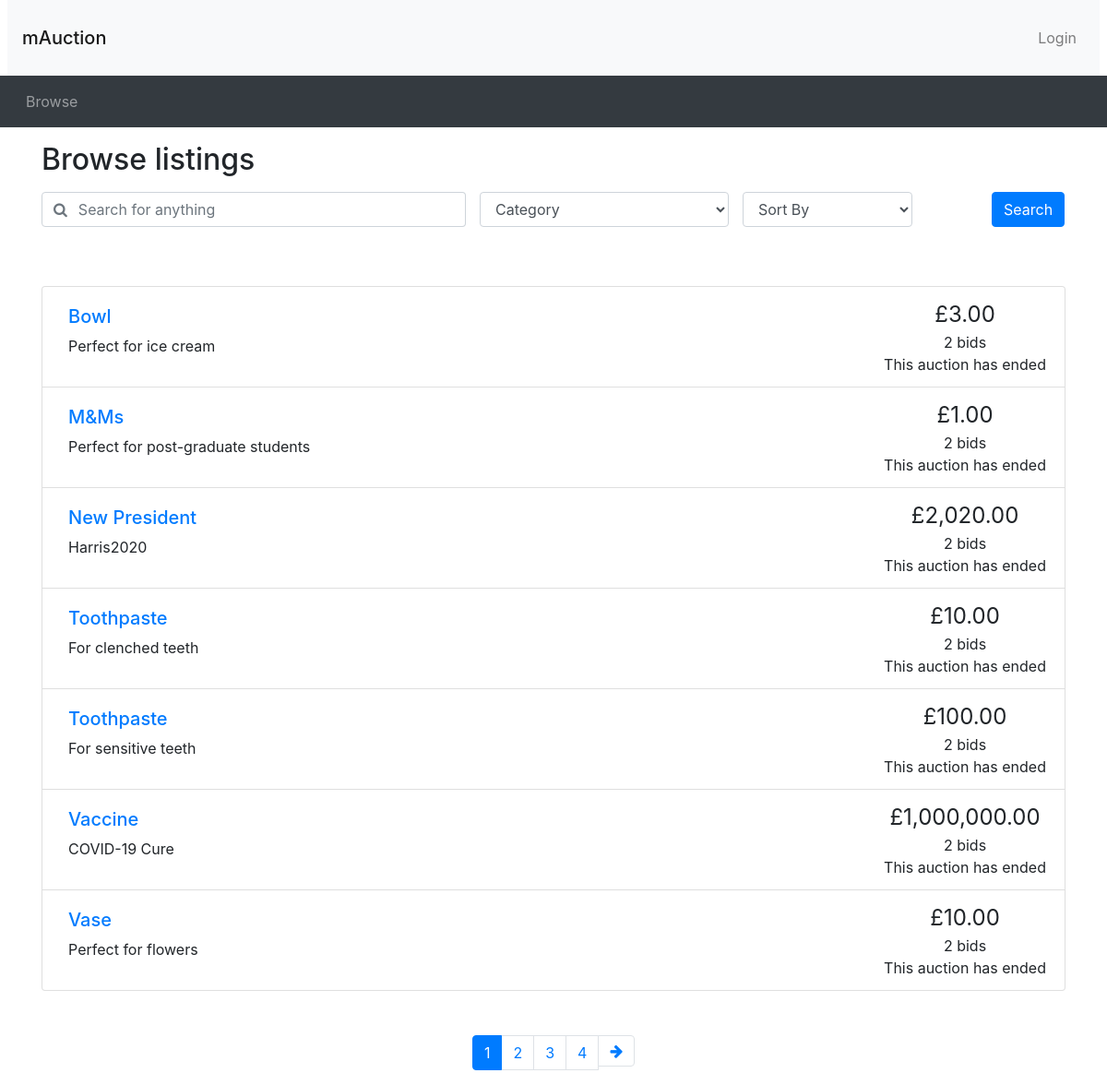
Page /browse.php on the earlier database version.
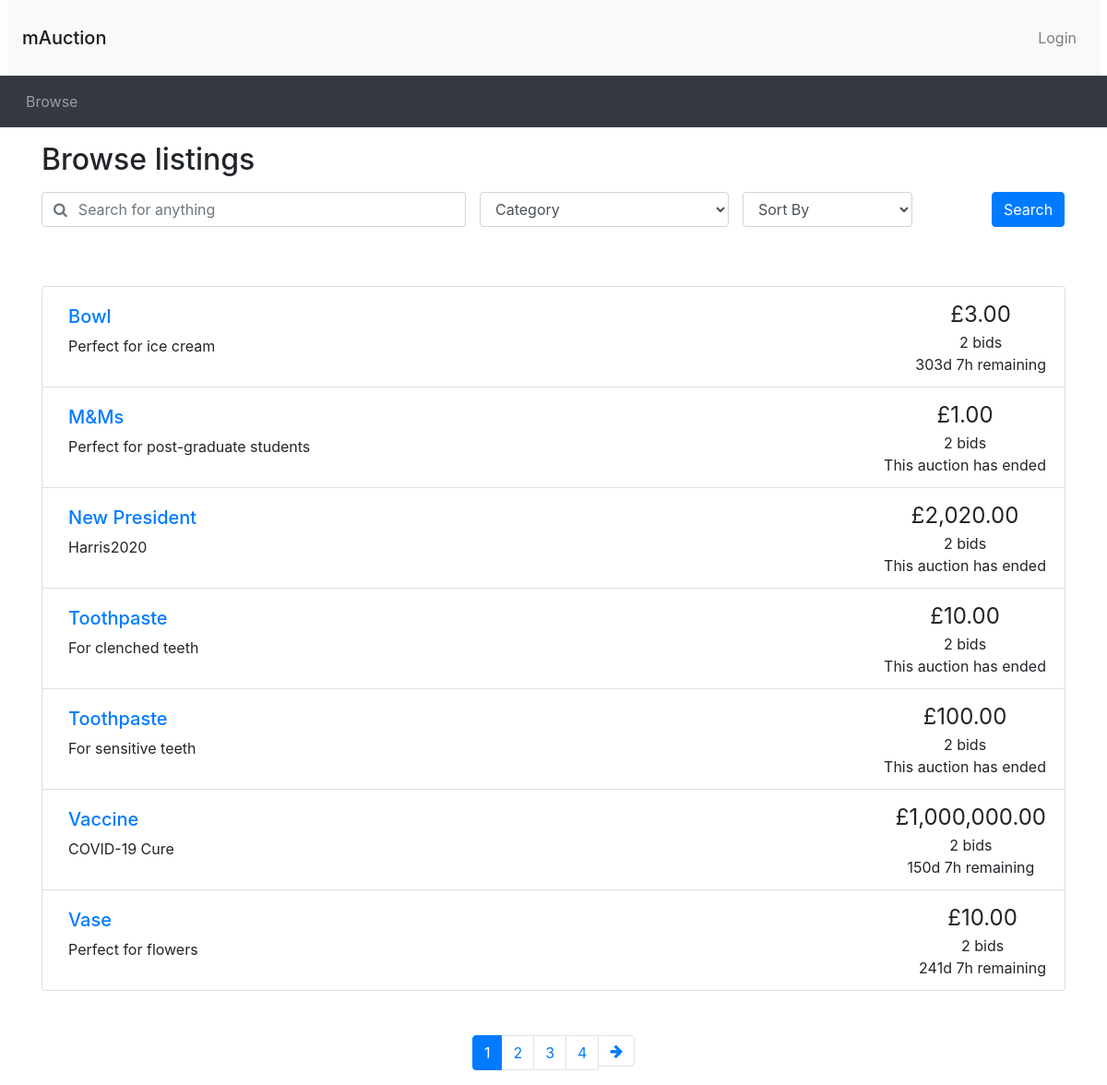
Same page on the later database version.
### tables this page shows
CREATE TABLE auction (
saleItemID INT NOT NULL AUTO_INCREMENT,
photo LONGBLOB NULL,
itemName VARCHAR(200) NOT NULL,
userName VARCHAR(45) NOT NULL, 
category VARCHAR(100) NOT NULL,
startPrice DECIMAL NOT NULL,
description VARCHAR(300) NOT NULL, 
reservePrice DECIMAL NULL, 
endDate DATETIME NOT NULL, 
delivery VARCHAR(20) NOT NULL, 
itemCondtion VARCHAR(30) NOT NULL, 
PRIMARY KEY (saleItemID));

### utilities.php (the view, shortened to what this page needs)
<?php
function display_time_remaining($interval) {
    if ($interval->days == 0 && $interval->h == 0) {
      $time_remaining = $interval->format('%im %Ss');
    }
    else if ($interval->days == 0) {
      $time_remaining = $interval->format('%hh %im');
    }
    else {
      $time_remaining = $interval->format('%ad %hh');
    }
  return $time_remaining;
}
function print_listing_li($item_id, $title, $desc, $price, $num_bids, $endDate)
{
  if (strlen($desc) > 250) {
    $desc_shortened = substr($desc, 0, 250) . '...';
  }
  else {
    $desc_shortened = $desc;
  }
  if ($num_bids == 1) {
    $bid = ' bid';
  }
  else {
    $bid = ' bids';
  }
  $end_time = new DateTime($endDate);
  $now = new DateTime("now");
  if ($now > $end_time) {
    $time_remaining = 'This auction has ended';
  }
  else {
    $time_to_end = date_diff($now, $end_time);
    $time_remaining = display_time_remaining($time_to_end) . ' remaining';
  }
  echo('
    <li class="list-group-item d-flex justify-content-between">
    <div class="p-2 mr-5"><h5><a href="listing.php?item_id=' . $item_id . '">' . $title . '</a></h5>' . $desc_shortened . '</div>
    <div class="text-center text-nowrap"><span style="font-size: 1.5em">£' . number_format($price, 2) . '</span><br/>' . $num_bids . $bid . '<br/>' . $time_remaining . '</div>
  </li>'
  );
}
?>

### header.php (shortened to what this page needs)
<!doctype html>
<html lang="en">
<head>
  <link rel="stylesheet" href="css/bootstrap.min.css">
  <link rel="stylesheet" href="https://cdnjs.cloudflare.com/ajax/libs/font-awesome/4.7.0/css/font-awesome.min.css">
  <link rel="stylesheet" href="css/custom.css">
</head>
<body>
<nav class="navbar navbar-expand-lg navbar-light bg-light mx-2">
  <h3 class="my-3"><a class="navbar-brand" href="browse.php">mAuction</a></h3>
  <ul class="navbar-nav ml-auto">
    <li class="nav-item">
<?php
if (isset($_SESSION['logged_in']) && $_SESSION['logged_in'] == true) {
  echo '<a class="nav-link" href="logout.php">Logout</a>';
}
else {
  echo '<button type="button" class="btn nav-link" data-toggle="modal" data-target="#loginModal">Login</button>';
}
?>
    </li>
  </ul>
</nav>
<nav class="navbar navbar-expand-lg navbar-dark bg-dark">
  <ul class="navbar-nav align-middle">
	<li class="nav-item mx-1">
      <a class="nav-link" href="browse.php">Browse</a>
    </li>
  </ul>
</nav>

### browse.php (shortened to what this page needs)
<?php
include 'connection.php';
?>
<?php include_once("header.php") ?>
<?php require("utilities.php") ?>
<div class="container">
  <h2 class="my-3">Browse listings</h2>
  <div id="searchSpecs">
    <form method="get">
      <div class="row">
        <div class="col-md-5 pr-0">
          <div class="form-group">
            <div class="input-group">
              <div class="input-group-prepend">
                <span class="input-group-text bg-transparent pr-0 text-muted">
                  <i class="fa fa-search"></i>
                </span>
              </div>
              <input type="text" class="form-control border-left-0" id="keyword" name="keyword" placeholder="Search for anything">
            </div>
          </div>
        </div>
        <div class="col-md-3 pr-0">
          <div class="form-group">
            <select class="form-control" id="cat" name="cat">
              <option selected value="none">Category</option>
            </select>
          </div>
        </div>
        <div class="col-md-3 pr-0">
          <div class="form-inline">
            <select class="form-control" id="order_by" name="order_by">
              <option selected value="none">Sort By</option>
            </select>
          </div>
        </div>
        <div class="col-md-1 px-0">
          <button type="submit" name="search" class="btn btn-primary">Search</button>
        </div>
      </div>
    </form>
  </div>
</div>
<div class="container mt-5">
  <ul class="list-group">
    <?php
    if (!isset($_GET['search'])) {
      $query = "SELECT * FROM auction ORDER BY itemName ASC";
      $result = mysqli_query($connection, $query) or die('Error making select users query' . mysqli_error());
      $queryRes = mysqli_num_rows($result);
      while ($row = mysqli_fetch_assoc($result)) {
        $item_id = $row['saleItemID'];
        $title = $row['itemName'];
        $description = $row['description'];
        $current_price = $row['startPrice'];
        $num_bids = 2;
        $end_date = $row['endDate'];
        print_listing_li($item_id, $title, $description, $current_price, $num_bids, $end_date);
      }
    }
    if (!isset($_GET['page'])) {
      $curr_page = 1;
    } else {
      $curr_page = $_GET['page'];
    }
    $num_results = $queryRes;
    $results_per_page = 2;
    $max_page = ceil($num_results / $results_per_page);
    ?>
  </ul>
  <nav aria-label="Search results pages" class="mt-5">
    <ul class="pagination justify-content-center">
      <?php
      $querystring = "";
      $high_page_boost = max(3 - $curr_page, 0);
      $low_page_boost = max(2 - ($max_page - $curr_page), 0);
      $low_page = max(1, $curr_page - 2 - $low_page_boost);
      $high_page = min($max_page, $curr_page + 2 + $high_page_boost);
      for ($i = $low_page; $i <= $high_page; $i++) {
        if ($i == $curr_page) {
          echo ('
    <li class="page-item active">');
        } else {
          echo ('
    <li class="page-item">');
        }
        echo ('
      <a class="page-link" href="browse.php?' . $querystring . 'page=' . $i . '">' . $i . '</a>
    </li>');
      }
      if ($curr_page != $max_page) {
        echo ('
    <li class="page-item">
      <a class="page-link" href="browse.php?' . $querystring . 'page=' . ($curr_page + 1) . '" aria-label="Next">
        <span aria-hidden="true"><i class="fa fa-arrow-right"></i></span>
        <span class="sr-only">Next</span>
      </a>
    </li>');
      }
      ?>
    </ul>
  </nav>
</div>
<?php include_once("footer.php") ?>

### footer.php (shortened to what this page needs)
</body>
</html>

Differences in the rows shown:
changed auction "Bowl": endDate "This auction has ended" → "303d 7h remaining"
changed auction "Vaccine": endDate "This auction has ended" → "150d 7h remaining"
changed auction "Vase": endDate "This auction has ended" → "241d 7h remaining"
